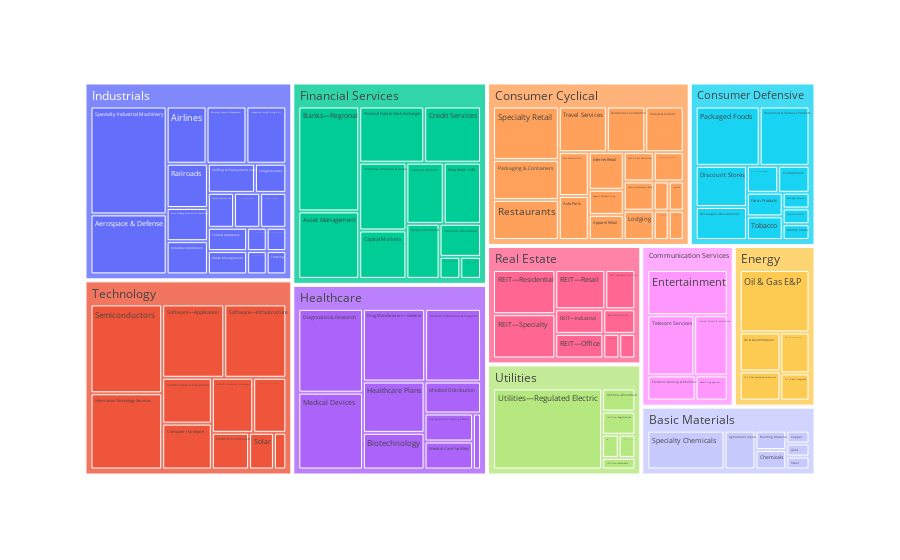

Source (notebook cell):
### Code cell
px.treemap(profile_df[profile_df['symbol'].isin(sp500_df['symbol'])], path=['sector', 'industry'])

### Figure 1 — Plotly figure (JSON) as saved in the notebook; plotly's stock layout.template omitted (floating-point values rounded to 4 significant figures)
{"data": [{"branchvalues": "total", "domain": {"x": [0, 1], "y": [0, 1]}, "hovertemplate": "labels=%{label}<br>count=%{value}<br>parent=%{parent}<br>id=%{id}<extra></extra>", "ids": ["Communication Services/Advertising Agencies", "Industrials/Aerospace & Defense", "Basic Materials/Agricultural Inputs", "Industrials/Airlines", "Consumer Cyclical/Apparel Manufacturing", "Consumer Cyclical/Apparel Retail", "Financial Services/Asset Management", "Consumer Cyclical/Auto & Truck Dealerships", "Consumer Cyclical/Auto Manufacturers", "Consumer Cyclical/Auto Parts", "Financial Services/Banks—Diversified", "Financial Services/Banks—Regional", "Consumer Defensive/Beverages—Brewers", "Consumer Defensive/Beverages—Non-Alcoholic", "Consumer Defensive/Beverages—Wineries & Distilleries", "Healthcare/Biotechnology", "Basic Materials/Building Materials", "Industrials/Building Products & Equipment", "Industrials/Business Equipment & Supplies", "Financial Services/Capital Markets", "Basic Materials/Chemicals", "Technology/Communication Equipment", "Technology/Computer Hardware", "Consumer Defensive/Confectioners", "Industrials/Conglomerates", "Industrials/Consulting Services", "Technology/Consumer Electronics", "Basic Materials/Copper", "Financial Services/Credit Services", "Healthcare/Diagnostics & Research", "Consumer Defensive/Discount Stores", "Healthcare/Drug Manufacturers—General", "Healthcare/Drug Manufacturers—Specialty & Generic", "Technology/Electronic Components", "Communication Services/Electronic Gaming & Multimedia", "Industrials/Engineering & Construction", "Communication Services/Entertainment", "Industrials/Farm & Heavy Construction Machinery", "Consumer Defensive/Farm Products", "Financial Services/Financial Data & Stock Exchanges", "Consumer Defensive/Food Distribution", "Consumer Cyclical/Footwear & Accessories", "Consumer Cyclical/Furnishings, Fixtures & Appliances", "Basic Materials/Gold", "Consumer Defensive/Grocery Stores", "Healthcare/Healthcare Plans", "Consumer Cyclical/Home Improvement Retail", "Consumer Defensive/Household & Personal Products", "Industrials/Industrial Distribution", "Technology/Information Technology Services", "Financial Services/Insurance Brokers", "Financial Services/Insurance—Diversified", "Financial Services/Insurance—Life", "Financial Services/Insurance—Property & Casualty", "Financial Services/Insurance—Reinsurance", "Financial Services/Insurance—Specialty", "Industrials/Integrated Freight & Logistics", "Communication Services/Internet Content & Information", "Consumer Cyclical/Internet Retail", "Consumer Cyclical/Leisure", "Consumer Cyclical/Lodging", "Consumer Cyclical/Luxury Goods", "Healthcare/Medical Care Facilities", "Healthcare/Medical Devices", "Healthcare/Medical Distribution", "Healthcare/Medical Instruments & Supplies", "Energy/Oil & Gas E&P", "Energy/Oil & Gas Equipment & Services", "Energy/Oil & Gas Integrated", "Energy/Oil & Gas Midstream", "Energy/Oil & Gas Refining & Marketing", "Consumer Defensive/Packaged Foods", "Consumer Cyclical/Packaging & Containers", "Consumer Cyclical/Personal Services", "Healthcare/Pharmaceutical Retailers", "Real Estate/REIT—Diversified", "Real Estate/REIT—Healthcare Facilities", "Real Estate/REIT—Hotel & Motel", "Real Estate/REIT—Industrial", "Real Estate/REIT—Office", "Real Estate/REIT—Residential", "Real Estate/REIT—Retail", "Real Estate/REIT—Specialty", "Industrials/Railroads", "Real Estate/Real Estate Services", "Industrials/Rental & Leasing Services", "Consumer Cyclical/Residential Construction", "Consumer Cyclical/Resorts & Casinos", "Consumer Cyclical/Restaurants", "Technology/Scientific & Technical Instruments", "Industrials/Security & Protection Services", "Technology/Semiconductor Equipment & Materials", "Technology/Semiconductors", "Technology/Software—Application", "Technology/Software—Infrastructure", "Technology/Solar", "Industrials/Specialty Business Services", "Basic Materials/Specialty Chemicals", "Industrials/Specialty Industrial Machinery", "Consumer Cyclical/Specialty Retail", "Industrials/Staffing & Employment Services", "Basic Materials/Steel", "Communication Services/Telecom Services", "Consumer Defensive/Tobacco", "Industrials/Tools & Accessories", "Consumer Cyclical/Travel Services", "Industrials/Trucking", "Utilities/Utilities—Diversified", "Utilities/Utilities—Independent Power Producers", "Utilities/Utilities—Regulated Electric", "Utilities/Utilities—Regulated Gas", "Utilities/Utilities—Regulated Water", "Utilities/Utilities—Renewable", "Industrials/Waste Management", "Basic Materials", "Communication Services", "Consumer Cyclical", "Consumer Defensive", "Energy", "Financial Services", "Healthcare", "Industrials", "Real Estate", "Technology", "Utilities"], "labels": ["Advertising Agencies", "Aerospace & Defense", "Agricultural Inputs", "Airlines", "Apparel Manufacturing", "Apparel Retail", "Asset Management", "Auto & Truck Dealerships", "Auto Manufacturers", "Auto Parts", "Banks—Diversified", "Banks—Regional", "Beverages—Brewers", "Beverages—Non-Alcoholic", "Beverages—Wineries & Distilleries", "Biotechnology", "Building Materials", "Building Products & Equipment", "Business Equipment & Supplies", "Capital Markets", "Chemicals", "Communication Equipment", "Computer Hardware", "Confectioners", "Conglomerates", "Consulting Services", "Consumer Electronics", "Copper", "Credit Services", "Diagnostics & Research", "Discount Stores", "Drug Manufacturers—General", "Drug Manufacturers—Specialty & Generic", "Electronic Components", "Electronic Gaming & Multimedia", "Engineering & Construction", "Entertainment", "Farm & Heavy Construction Machinery", "Farm Products", "Financial Data & Stock Exchanges", "Food Distribution", "Footwear & Accessories", "Furnishings, Fixtures & Appliances", "Gold", "Grocery Stores", "Healthcare Plans", "Home Improvement Retail", "Household & Personal Products", "Industrial Distribution", "Information Technology Services", "Insurance Brokers", "Insurance—Diversified", "Insurance—Life", "Insurance—Property & Casualty", "Insurance—Reinsurance", "Insurance—Specialty", "Integrated Freight & Logistics", "Internet Content & Information", "Internet Retail", "Leisure", "Lodging", "Luxury Goods", "Medical Care Facilities", "Medical Devices", "Medical Distribution", "Medical Instruments & Supplies", "Oil & Gas E&P", "Oil & Gas Equipment & Services", "Oil & Gas Integrated", "Oil & Gas Midstream", "Oil & Gas Refining & Marketing", "Packaged Foods", "Packaging & Containers", "Personal Services", "Pharmaceutical Retailers", "REIT—Diversified", "REIT—Healthcare Facilities", "REIT—Hotel & Motel", "REIT—Industrial", "REIT—Office", "REIT—Residential", "REIT—Retail", "REIT—Specialty", "Railroads", "Real Estate Services", "Rental & Leasing Services", "Residential Construction", "Resorts & Casinos", "Restaurants", "Scientific & Technical Instruments", "Security & Protection Services", "Semiconductor Equipment & Materials", "Semiconductors", "Software—Application", "Software—Infrastructure", "Solar", "Specialty Business Services", "Specialty Chemicals", "Specialty Industrial Machinery", "Specialty Retail", "Staffing & Employment Services", "Steel", "Telecom Services", "Tobacco", "Tools & Accessories", "Travel Services", "Trucking", "Utilities—Diversified", "Utilities—Independent Power Producers", "Utilities—Regulated Electric", "Utilities—Regulated Gas", "Utilities—Regulated Water", "Utilities—Renewable", "Waste Management", "Basic Materials", "Communication Services", "Consumer Cyclical", "Consumer Defensive", "Energy", "Financial Services", "Healthcare", "Industrials", "Real Estate", "Technology", "Utilities"], "name": "", "parents": ["Communication Services", "Industrials", "Basic Materials", "Industrials", "Consumer Cyclical", "Consumer Cyclical", "Financial Services", "Consumer Cyclical", "Consumer Cyclical", "Consumer Cyclical", "Financial Services", "Financial Services", "Consumer Defensive", "Consumer Defensive", "Consumer Defensive", "Healthcare", "Basic Materials", "Industrials", "Industrials", "Financial Services", "Basic Materials", "Technology", "Technology", "Consumer Defensive", "Industrials", "Industrials", "Technology", "Basic Materials", "Financial Services", "Healthcare", "Consumer Defensive", "Healthcare", "Healthcare", "Technology", "Communication Services", "Industrials", "Communication Services", "Industrials", "Consumer Defensive", "Financial Services", "Consumer Defensive", "Consumer Cyclical", "Consumer Cyclical", "Basic Materials", "Consumer Defensive", "Healthcare", "Consumer Cyclical", "Consumer Defensive", "Industrials", "Technology", "Financial Services", "Financial Services", "Financial Services", "Financial Services", "Financial Services", "Financial Services", "Industrials", "Communication Services", "Consumer Cyclical", "Consumer Cyclical", "Consumer Cyclical", "Consumer Cyclical", "Healthcare", "Healthcare", "Healthcare", "Healthcare", "Energy", "Energy", "Energy", "Energy", "Energy", "Consumer Defensive", "Consumer Cyclical", "Consumer Cyclical", "Healthcare", "Real Estate", "Real Estate", "Real Estate", "Real Estate", "Real Estate", "Real Estate", "Real Estate", "Real Estate", "Industrials", "Real Estate", "Industrials", "Consumer Cyclical", "Consumer Cyclical", "Consumer Cyclical", "Technology", "Industrials", "Technology", "Technology", "Technology", "Technology", "Technology", "Industrials", "Basic Materials", "Industrials", "Consumer Cyclical", "Industrials", "Basic Materials", "Communication Services", "Consumer Defensive", "Industrials", "Consumer Cyclical", "Industrials", "Utilities", "Utilities", "Utilities", "Utilities", "Utilities", "Utilities", "Industrials", "", "", "", "", "", "", "", "", "", "", ""], "type": "treemap", "values": [2, 10, 4, 5, 2, 2, 9, 2, 3, 3, 4, 14, 1, 4, 2, 5, 2, 5, 1, 5, 2, 5, 5, 2, 2, 2, 1, 1, 7, 12, 5, 10, 3, 3, 3, 2, 9, 3, 2, 8, 1, 1, 2, 1, 1, 7, 2, 7, 3, 12, 5, 3, 5, 7, 1, 1, 5, 5, 3, 1, 2, 1, 3, 11, 4, 9, 11, 3, 2, 4, 3, 9, 6, 1, 1, 1, 3, 1, 3, 3, 7, 5, 7, 4, 2, 1, 4, 4, 6, 5, 1, 4, 14, 10, 10, 2, 2, 10, 18, 8, 3, 1, 7, 2, 2, 5, 1, 2, 1, 23, 2, 1, 1, 2, 21, 26, 58, 36, 23, 69, 65, 72, 32, 71, 30]}], "layout": {"legend": {"tracegroupgap": 0}, "margin": {"t": 60}}}
